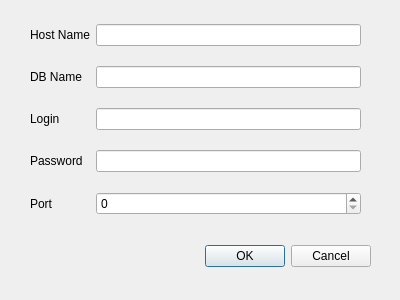
<?xml version="1.0" encoding="UTF-8"?>
<ui version="4.0">
 <class>Dialog</class>
 <widget class="QDialog" name="Dialog">
  <property name="geometry">
   <rect>
    <x>0</x>
    <y>0</y>
    <width>400</width>
    <height>300</height>
   </rect>
  </property>
  <property name="windowTitle">
   <string>Dialog</string>
  </property>
  <widget class="QDialogButtonBox" name="buttonBox">
   <property name="geometry">
    <rect>
     <x>30</x>
     <y>240</y>
     <width>341</width>
     <height>32</height>
    </rect>
   </property>
   <property name="orientation">
    <enum>Qt::Orientation::Horizontal</enum>
   </property>
   <property name="standardButtons">
    <set>QDialogButtonBox::StandardButton::Cancel|QDialogButtonBox::StandardButton::Ok</set>
   </property>
  </widget>
  <widget class="QWidget" name="gridLayoutWidget">
   <property name="geometry">
    <rect>
     <x>30</x>
     <y>10</y>
     <width>331</width>
     <height>221</height>
    </rect>
   </property>
   <layout class="QGridLayout" name="gridLayout">
    <item row="2" column="0">
     <widget class="QLabel" name="label_4">
      <property name="text">
       <string>Login</string>
      </property>
     </widget>
    </item>
    <item row="2" column="1">
     <widget class="QLineEdit" name="lineEdit_4"/>
    </item>
    <item row="1" column="0">
     <widget class="QLabel" name="label_5">
      <property name="text">
       <string>DB Name</string>
      </property>
     </widget>
    </item>
    <item row="1" column="1">
     <widget class="QLineEdit" name="lineEdit_3"/>
    </item>
    <item row="4" column="1">
     <widget class="QSpinBox" name="spinBox"/>
    </item>
    <item row="3" column="0">
     <widget class="QLabel" name="label_2">
      <property name="text">
       <string>Password</string>
      </property>
     </widget>
    </item>
    <item row="4" column="0">
     <widget class="QLabel" name="label_3">
      <property name="text">
       <string>Port</string>
      </property>
     </widget>
    </item>
    <item row="0" column="1">
     <widget class="QLineEdit" name="lineEdit"/>
    </item>
    <item row="0" column="0">
     <widget class="QLabel" name="label">
      <property name="text">
       <string>Host Name</string>
      </property>
     </widget>
    </item>
    <item row="3" column="1">
     <widget class="QLineEdit" name="lineEdit_2"/>
    </item>
   </layout>
  </widget>
 </widget>
 <resources/>
 <connections>
  <connection>
   <sender>buttonBox</sender>
   <signal>accepted()</signal>
   <receiver>Dialog</receiver>
   <slot>accept()</slot>
   <hints>
    <hint type="sourcelabel">
     <x>248</x>
     <y>254</y>
    </hint>
    <hint type="destinationlabel">
     <x>157</x>
     <y>274</y>
    </hint>
   </hints>
  </connection>
  <connection>
   <sender>buttonBox</sender>
   <signal>rejected()</signal>
   <receiver>Dialog</receiver>
   <slot>reject()</slot>
   <hints>
    <hint type="sourcelabel">
     <x>316</x>
     <y>260</y>
    </hint>
    <hint type="destinationlabel">
     <x>286</x>
     <y>274</y>
    </hint>
   </hints>
  </connection>
 </connections>
</ui>
